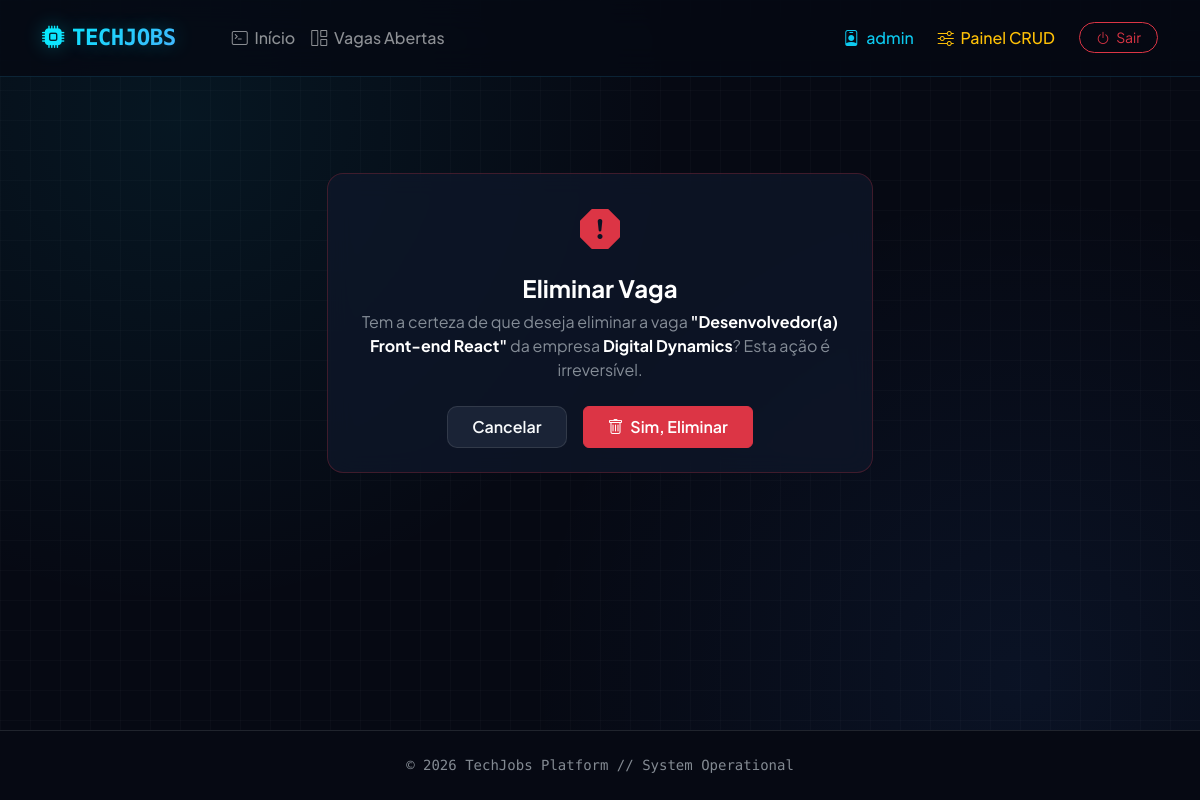
The app's page /gestao/eliminar/3/ (signed in) with its own data.
### app/models.py (models this page shows, shortened)
class Vaga(models.Model):
    MODALIDADE_CHOICES = [
        ('Remoto', 'Remoto'),
        ('Híbrido', 'Híbrido'),
        ('Presencial', 'Presencial'),
    ]
    titulo_vaga = models.CharField(max_length=200)
    empresa = models.CharField(max_length=150)
    modalidade = models.CharField(max_length=20, choices=MODALIDADE_CHOICES, default='Remoto')
    salario = models.DecimalField(max_digits=10, decimal_places=2)
    requisitos = models.TextField()
    ativa = models.BooleanField(default=True)

### app/views.py (the view)
# urls.py: path('gestao/eliminar/<int:pk>/', views.eliminar_vaga, name='eliminar_vaga'),
@login_required
def eliminar_vaga(request, pk):
    vaga = get_object_or_404(Vaga, pk=pk)
    if request.method == 'POST':
        vaga.delete()
        return redirect('painel_gestao')
    return render(request, 'app/confirmar_eliminar.html', {'vaga': vaga})

### app/templates/app/confirmar_eliminar.html (shortened to what this page needs)
{% extends 'app/base.html' %}
{% block content %}
<div class="row justify-content-center my-5">
    <div class="col-md-6">
        <div class="card card-clean p-4 text-center border-danger border-opacity-25">
            <div class="mb-3">
                <i class="bi bi-exclamation-octagon-fill fs-1 text-danger"></i>
            </div>
            <h4 class="fw-bold text-white mb-2">Eliminar Vaga</h4>
            <p class="text-muted mb-4">
                Tem a certeza de que deseja eliminar a vaga <strong class="text-white">"{{ vaga.titulo_vaga }}"</strong> da empresa <strong class="text-white">{{ vaga.empresa }}</strong>? Esta ação é irreversível.
            </p>
            <form method="post" class="d-flex gap-3 justify-content-center">
                <a href="{% url 'painel_gestao' %}" class="btn btn-light-clean px-4 py-2">
                    Cancelar
                </a>
                <button type="submit" class="btn btn-danger px-4 py-2 fw-semibold">
                    <i class="bi bi-trash me-1"></i> Sim, Eliminar
                </button>
            </form>
        </div>
    </div>
</div>
{% endblock %}

### app/templates/app/base.html (shortened to what this page needs)
{% load static %}
<!DOCTYPE html>
<html lang="pt-br" data-bs-theme="dark">
<head>
    <link href="https://cdn.jsdelivr.net/npm/bootstrap@5.3.0/dist/css/bootstrap.min.css" rel="stylesheet">
    <link rel="stylesheet" href="https://cdn.jsdelivr.net/npm/bootstrap-icons@1.10.5/font/bootstrap-icons.css">
    <link rel="stylesheet" href="{% static 'app/custom.css' %}">
</head>
<body class="d-flex flex-column min-vh-100">
    <nav class="navbar navbar-expand-lg navbar-dark navbar-techjobs py-3 sticky-top">
        <div class="container">
            <a class="navbar-brand navbar-brand-tech d-flex align-items-center gap-2" href="{% url 'home' %}">
                <i class="bi bi-cpu-fill text-info"></i> TECHJOBS
            </a>
            <div class="collapse navbar-collapse" id="navbarNav">
                <ul class="navbar-nav me-auto ms-lg-4">
                    <li class="nav-item">
                        <a class="nav-link fw-medium" href="{% url 'home' %}"><i class="bi bi-terminal me-1"></i> Início</a>
                    </li>
                    <li class="nav-item">
                        <a class="nav-link fw-medium" href="{% url 'lista_vagas' %}"><i class="bi bi-grid-1x2 me-1"></i> Vagas Abertas</a>
                    </li>
                </ul>
                <ul class="navbar-nav align-items-lg-center gap-2">
                    {% if user.is_authenticated %}
                        <li class="nav-item">
                            <a class="nav-link fw-medium text-info" href="{% url 'perfil' %}">
                                <i class="bi bi-person-badge me-1"></i> {{ user.username }}
                            </a>
                        </li>
                        <li class="nav-item">
                            <a class="nav-link fw-medium text-warning" href="{% url 'painel_gestao' %}">
                                <i class="bi bi-sliders me-1"></i> Painel CRUD
                            </a>
                        </li>
                        <li class="nav-item ms-lg-2">
                            <form action="{% url 'logout' %}" method="post" class="d-inline">
                                <button type="submit" class="btn btn-outline-danger btn-sm px-3 rounded-pill">
                                    <i class="bi bi-power me-1"></i> Sair
                                </button>
                            </form>
                        </li>
                    {% else %}
                        <li class="nav-item">
                            <a class="btn btn-primary-clean btn-sm px-4 fw-semibold" href="{% url 'login' %}">
                                <i class="bi bi-box-arrow-in-right me-1"></i> Entrar
                            </a>
                        </li>
                    {% endif %}
                </ul>
            </div>
        </div>
    </nav>
    <main class="container my-5 flex-grow-1">
        {% block content %}
        {% endblock %}
    </main>
    <footer class="text-center py-4 mt-auto border-top border-secondary border-opacity-25" style="background-color: #060913;">
        <div class="container">
            <p class="mb-0 text-muted small" style="font-family: var(--font-mono);">&copy; 2026 TechJobs Platform // System Operational</p>
        </div>
    </footer>
</body>
</html>

### app/app/static/app/custom.css (style rules this page uses)
:root { --bg-dark: #060913; --card-bg: rgba(15, 23, 42, 0.75); --card-border: rgba(56, 189, 248, 0.15); --card-border-hover: rgba(56, 189, 248, 0.5); --accent-cyan: #06b6d4; --accent-blue: #3b82f6; --accent-neon: #00f2fe; --text-primary: #f8fafc; --text-secondary: #94a3b8; --font-mono: 'Fira Code', monospace; }
body { font-family: 'Plus Jakarta Sans', sans-serif; background-color: var(--bg-dark); background-image: radial-gradient(circle at 15% 15%, rgba(6, 182, 212, 0.08) 0%, transparent 40%), radial-gradient(circle at 85% 85%, rgba(59, 130, 246, 0.08) 0%, transparent 40%), linear-gradient(rgba(255, 255, 255, 0.02) 1px, transparent 1px), linear-gradient(90deg, rgba(255, 255, 255, 0.02) 1px, transparent 1px); background-size: 100% 100%, 100% 100%, 30px 30px, 30px 30px; background-attachment: fixed; color: var(--text-primary); }
.navbar-techjobs { background-color: rgba(6, 9, 19, 0.8) !important; backdrop-filter: blur(16px); -webkit-backdrop-filter: blur(16px); border-bottom: 1px solid var(--card-border); }
.navbar-brand-tech { font-weight: 800; font-size: 1.4rem; letter-spacing: -0.5px; font-family: var(--font-mono); background: linear-gradient(135deg, #00f2fe 0%, #4facfe 100%); -webkit-background-clip: text; -webkit-text-fill-color: transparent; text-shadow: 0 0 20px rgba(0, 242, 254, 0.3); }
.card-clean { background: var(--card-bg); backdrop-filter: blur(12px); border: 1px solid var(--card-border); border-radius: 16px; transition: all 0.3s cubic-bezier(0.16, 1, 0.3, 1); }
.btn-light-clean { background-color: rgba(30, 41, 59, 0.8); color: #f8fafc; border: 1px solid rgba(255, 255, 255, 0.1); border-radius: 10px; font-weight: 600; transition: all 0.2s ease; }

### records on screen
Vaga: titulo_vaga "Desenvolvedor(a) Front-end React", empresa "Digital Dynamics"

### other values on screen
{{ user.username }} "admin"
